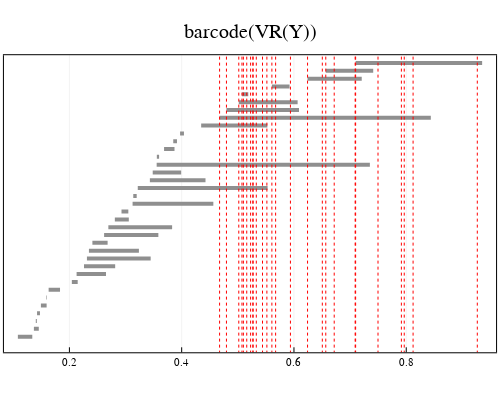

The code cell stored with this chart in its notebook:
### Markdown cell above
Plot all values of `extension["nontrivial_pY"]` on the target barcode $\text{BC}_k(Y^{\bullet})$.

### Code cell
plot_pY(extension_pca, lw = 4)

### Figure 1 — Plotly figure (JSON) as saved in the notebook; plotly's stock layout.template omitted (floating-point values rounded to 4 significant figures)
{"data": [{"colorbar": {"title": ""}, "hoverinfo": "text", "legendgroup": "y1", "line": {"color": "rgba(143, 143, 143, 1.000)", "dash": "solid", "shape": "linear", "width": 4}, "mode": "lines", "name": "y1", "showlegend": true, "text": ["class 9", "class 9"], "type": "scatter", "x": [0.1082, 0.1339], "xaxis": "x1", "y": [1, 1], "yaxis": "y1", "zmax": null, "zmin": null}, {"colorbar": {"title": ""}, "hoverinfo": "text", "legendgroup": "y2", "line": {"color": "rgba(143, 143, 143, 1.000)", "dash": "solid", "shape": "linear", "width": 4}, "mode": "lines", "name": "y2", "showlegend": true, "text": ["class 10", "class 10"], "type": "scatter", "x": [0.1367, 0.1455], "xaxis": "x1", "y": [2, 2], "yaxis": "y1", "zmax": null, "zmin": null}, {"colorbar": {"title": ""}, "hoverinfo": "text", "legendgroup": "y3", "line": {"color": "rgba(143, 143, 143, 1.000)", "dash": "solid", "shape": "linear", "width": 4}, "mode": "lines", "name": "y3", "showlegend": true, "text": ["class 1", "class 1"], "type": "scatter", "x": [0.1401, 0.142], "xaxis": "x1", "y": [3, 3], "yaxis": "y1", "zmax": null, "zmin": null}, {"colorbar": {"title": ""}, "hoverinfo": "text", "legendgroup": "y4", "line": {"color": "rgba(143, 143, 143, 1.000)", "dash": "solid", "shape": "linear", "width": 4}, "mode": "lines", "name": "y4", "showlegend": true, "text": ["class 2", "class 2"], "type": "scatter", "x": [0.1424, 0.1476], "xaxis": "x1", "y": [4, 4], "yaxis": "y1", "zmax": null, "zmin": null}, {"colorbar": {"title": ""}, "hoverinfo": "text", "legendgroup": "y5", "line": {"color": "rgba(143, 143, 143, 1.000)", "dash": "solid", "shape": "linear", "width": 4}, "mode": "lines", "name": "y5", "showlegend": true, "text": ["class 11", "class 11"], "type": "scatter", "x": [0.1492, 0.1594], "xaxis": "x1", "y": [5, 5], "yaxis": "y1", "zmax": null, "zmin": null}, {"colorbar": {"title": ""}, "hoverinfo": "text", "legendgroup": "y6", "line": {"color": "rgba(143, 143, 143, 1.000)", "dash": "solid", "shape": "linear", "width": 4}, "mode": "lines", "name": "y6", "showlegend": true, "text": ["class 12", "class 12"], "type": "scatter", "x": [0.1583, 0.1593], "xaxis": "x1", "y": [6, 6], "yaxis": "y1", "zmax": null, "zmin": null}, {"colorbar": {"title": ""}, "hoverinfo": "text", "legendgroup": "y7", "line": {"color": "rgba(143, 143, 143, 1.000)", "dash": "solid", "shape": "linear", "width": 4}, "mode": "lines", "name": "y7", "showlegend": true, "text": ["class 3", "class 3"], "type": "scatter", "x": [0.163, 0.1833], "xaxis": "x1", "y": [7, 7], "yaxis": "y1", "zmax": null, "zmin": null}, {"colorbar": {"title": ""}, "hoverinfo": "text", "legendgroup": "y8", "line": {"color": "rgba(143, 143, 143, 1.000)", "dash": "solid", "shape": "linear", "width": 4}, "mode": "lines", "name": "y8", "showlegend": true, "text": ["class 4", "class 4"], "type": "scatter", "x": [0.2043, 0.2148], "xaxis": "x1", "y": [8, 8], "yaxis": "y1", "zmax": null, "zmin": null}, {"colorbar": {"title": ""}, "hoverinfo": "text", "legendgroup": "y9", "line": {"color": "rgba(143, 143, 143, 1.000)", "dash": "solid", "shape": "linear", "width": 4}, "mode": "lines", "name": "y9", "showlegend": true, "text": ["class 13", "class 13"], "type": "scatter", "x": [0.2128, 0.2652], "xaxis": "x1", "y": [9, 9], "yaxis": "y1", "zmax": null, "zmin": null}, {"colorbar": {"title": ""}, "hoverinfo": "text", "legendgroup": "y10", "line": {"color": "rgba(143, 143, 143, 1.000)", "dash": "solid", "shape": "linear", "width": 4}, "mode": "lines", "name": "y10", "showlegend": true, "text": ["class 14", "class 14"], "type": "scatter", "x": [0.226, 0.2815], "xaxis": "x1", "y": [10, 10], "yaxis": "y1", "zmax": null, "zmin": null}, {"colorbar": {"title": ""}, "hoverinfo": "text", "legendgroup": "y11", "line": {"color": "rgba(143, 143, 143, 1.000)", "dash": "solid", "shape": "linear", "width": 4}, "mode": "lines", "name": "y11", "showlegend": true, "text": ["class 15", "class 15"], "type": "scatter", "x": [0.2312, 0.3447], "xaxis": "x1", "y": [11, 11], "yaxis": "y1", "zmax": null, "zmin": null}, {"colorbar": {"title": ""}, "hoverinfo": "text", "legendgroup": "y12", "line": {"color": "rgba(143, 143, 143, 1.000)", "dash": "solid", "shape": "linear", "width": 4}, "mode": "lines", "name": "y12", "showlegend": true, "text": ["class 16", "class 16"], "type": "scatter", "x": [0.2348, 0.3238], "xaxis": "x1", "y": [12, 12], "yaxis": "y1", "zmax": null, "zmin": null}, {"colorbar": {"title": ""}, "hoverinfo": "text", "legendgroup": "y13", "line": {"color": "rgba(143, 143, 143, 1.000)", "dash": "solid", "shape": "linear", "width": 4}, "mode": "lines", "name": "y13", "showlegend": true, "text": ["class 17", "class 17"], "type": "scatter", "x": [0.2409, 0.268], "xaxis": "x1", "y": [13, 13], "yaxis": "y1", "zmax": null, "zmin": null}, {"colorbar": {"title": ""}, "hoverinfo": "text", "legendgroup": "y14", "line": {"color": "rgba(143, 143, 143, 1.000)", "dash": "solid", "shape": "linear", "width": 4}, "mode": "lines", "name": "y14", "showlegend": true, "text": ["class 18", "class 18"], "type": "scatter", "x": [0.2618, 0.3584], "xaxis": "x1", "y": [14, 14], "yaxis": "y1", "zmax": null, "zmin": null}, {"colorbar": {"title": ""}, "hoverinfo": "text", "legendgroup": "y15", "line": {"color": "rgba(143, 143, 143, 1.000)", "dash": "solid", "shape": "linear", "width": 4}, "mode": "lines", "name": "y15", "showlegend": true, "text": ["class 19", "class 19"], "type": "scatter", "x": [0.2694, 0.383], "xaxis": "x1", "y": [15, 15], "yaxis": "y1", "zmax": null, "zmin": null}, {"colorbar": {"title": ""}, "hoverinfo": "text", "legendgroup": "y16", "line": {"color": "rgba(143, 143, 143, 1.000)", "dash": "solid", "shape": "linear", "width": 4}, "mode": "lines", "name": "y16", "showlegend": true, "text": ["class 5", "class 5"], "type": "scatter", "x": [0.2809, 0.3058], "xaxis": "x1", "y": [16, 16], "yaxis": "y1", "zmax": null, "zmin": null}, {"colorbar": {"title": ""}, "hoverinfo": "text", "legendgroup": "y17", "line": {"color": "rgba(143, 143, 143, 1.000)", "dash": "solid", "shape": "linear", "width": 4}, "mode": "lines", "name": "y17", "showlegend": true, "text": ["class 20", "class 20"], "type": "scatter", "x": [0.2928, 0.3049], "xaxis": "x1", "y": [17, 17], "yaxis": "y1", "zmax": null, "zmin": null}, {"colorbar": {"title": ""}, "hoverinfo": "text", "legendgroup": "y18", "line": {"color": "rgba(143, 143, 143, 1.000)", "dash": "solid", "shape": "linear", "width": 4}, "mode": "lines", "name": "y18", "showlegend": true, "text": ["class 21", "class 21"], "type": "scatter", "x": [0.3126, 0.4564], "xaxis": "x1", "y": [18, 18], "yaxis": "y1", "zmax": null, "zmin": null}, {"colorbar": {"title": ""}, "hoverinfo": "text", "legendgroup": "y19", "line": {"color": "rgba(143, 143, 143, 1.000)", "dash": "solid", "shape": "linear", "width": 4}, "mode": "lines", "name": "y19", "showlegend": true, "text": ["class 22", "class 22"], "type": "scatter", "x": [0.3138, 0.3198], "xaxis": "x1", "y": [19, 19], "yaxis": "y1", "zmax": null, "zmin": null}, {"colorbar": {"title": ""}, "hoverinfo": "text", "legendgroup": "y20", "line": {"color": "rgba(143, 143, 143, 1.000)", "dash": "solid", "shape": "linear", "width": 4}, "mode": "lines", "name": "y20", "showlegend": true, "text": ["class 34", "class 34"], "type": "scatter", "x": [0.3218, 0.553], "xaxis": "x1", "y": [20, 20], "yaxis": "y1", "zmax": null, "zmin": null}, {"colorbar": {"title": ""}, "hoverinfo": "text", "legendgroup": "y21", "line": {"color": "rgba(143, 143, 143, 1.000)", "dash": "solid", "shape": "linear", "width": 4}, "mode": "lines", "name": "y21", "showlegend": true, "text": ["class 23", "class 23"], "type": "scatter", "x": [0.3433, 0.4424], "xaxis": "x1", "y": [21, 21], "yaxis": "y1", "zmax": null, "zmin": null}, {"colorbar": {"title": ""}, "hoverinfo": "text", "legendgroup": "y22", "line": {"color": "rgba(143, 143, 143, 1.000)", "dash": "solid", "shape": "linear", "width": 4}, "mode": "lines", "name": "y22", "showlegend": true, "text": ["class 32", "class 32"], "type": "scatter", "x": [0.3484, 0.3991], "xaxis": "x1", "y": [22, 22], "yaxis": "y1", "zmax": null, "zmin": null}, {"colorbar": {"title": ""}, "hoverinfo": "text", "legendgroup": "y23", "line": {"color": "rgba(143, 143, 143, 1.000)", "dash": "solid", "shape": "linear", "width": 4}, "mode": "lines", "name": "y23", "showlegend": true, "text": ["class 36", "class 36"], "type": "scatter", "x": [0.3554, 0.7352], "xaxis": "x1", "y": [23, 23], "yaxis": "y1", "zmax": null, "zmin": null}, {"colorbar": {"title": ""}, "hoverinfo": "text", "legendgroup": "y24", "line": {"color": "rgba(143, 143, 143, 1.000)", "dash": "solid", "shape": "linear", "width": 4}, "mode": "lines", "name": "y24", "showlegend": true, "text": ["class 24", "class 24"], "type": "scatter", "x": [0.3557, 0.3598], "xaxis": "x1", "y": [24, 24], "yaxis": "y1", "zmax": null, "zmin": null}, {"colorbar": {"title": ""}, "hoverinfo": "text", "legendgroup": "y25", "line": {"color": "rgba(143, 143, 143, 1.000)", "dash": "solid", "shape": "linear", "width": 4}, "mode": "lines", "name": "y25", "showlegend": true, "text": ["class 6", "class 6"], "type": "scatter", "x": [0.3686, 0.3872], "xaxis": "x1", "y": [25, 25], "yaxis": "y1", "zmax": null, "zmin": null}, {"colorbar": {"title": ""}, "hoverinfo": "text", "legendgroup": "y26", "line": {"color": "rgba(143, 143, 143, 1.000)", "dash": "solid", "shape": "linear", "width": 4}, "mode": "lines", "name": "y26", "showlegend": true, "text": ["class 25", "class 25"], "type": "scatter", "x": [0.385, 0.3916], "xaxis": "x1", "y": [26, 26], "yaxis": "y1", "zmax": null, "zmin": null}, {"colorbar": {"title": ""}, "hoverinfo": "text", "legendgroup": "y27", "line": {"color": "rgba(143, 143, 143, 1.000)", "dash": "solid", "shape": "linear", "width": 4}, "mode": "lines", "name": "y27", "showlegend": true, "text": ["class 7", "class 7"], "type": "scatter", "x": [0.3972, 0.4041], "xaxis": "x1", "y": [27, 27], "yaxis": "y1", "zmax": null, "zmin": null}, {"colorbar": {"title": ""}, "hoverinfo": "text", "legendgroup": "y28", "line": {"color": "rgba(143, 143, 143, 1.000)", "dash": "solid", "shape": "linear", "width": 4}, "mode": "lines", "name": "y28", "showlegend": true, "text": ["class 26", "class 26"], "type": "scatter", "x": [0.4347, 0.5526], "xaxis": "x1", "y": [28, 28], "yaxis": "y1", "zmax": null, "zmin": null}, {"colorbar": {"title": ""}, "hoverinfo": "text", "legendgroup": "y29", "line": {"color": "rgba(143, 143, 143, 1.000)", "dash": "solid", "shape": "linear", "width": 4}, "mode": "lines", "name": "y29", "showlegend": true, "text": ["class 27", "class 27"], "type": "scatter", "x": [0.4675, 0.8438], "xaxis": "x1", "y": [29, 29], "yaxis": "y1", "zmax": null, "zmin": null}, {"colorbar": {"title": ""}, "hoverinfo": "text", "legendgroup": "y30", "line": {"color": "rgba(143, 143, 143, 1.000)", "dash": "solid", "shape": "linear", "width": 4}, "mode": "lines", "name": "y30", "showlegend": true, "text": ["class 35", "class 35"], "type": "scatter", "x": [0.4797, 0.609], "xaxis": "x1", "y": [30, 30], "yaxis": "y1", "zmax": null, "zmin": null}, {"colorbar": {"title": ""}, "hoverinfo": "text", "legendgroup": "y31", "line": {"color": "rgba(143, 143, 143, 1.000)", "dash": "solid", "shape": "linear", "width": 4}, "mode": "lines", "name": "y31", "showlegend": true, "text": ["class 33", "class 33"], "type": "scatter", "x": [0.5017, 0.6065], "xaxis": "x1", "y": [31, 31], "yaxis": "y1", "zmax": null, "zmin": null}, {"colorbar": {"title": ""}, "hoverinfo": "text", "legendgroup": "y32", "line": {"color": "rgba(143, 143, 143, 1.000)", "dash": "solid", "shape": "linear", "width": 4}, "mode": "lines", "name": "y32", "showlegend": true, "text": ["class 8", "class 8"], "type": "scatter", "x": [0.5074, 0.5186], "xaxis": "x1", "y": [32, 32], "yaxis": "y1", "zmax": null, "zmin": null}, {"colorbar": {"title": ""}, "hoverinfo": "text", "legendgroup": "y33", "line": {"color": "rgba(143, 143, 143, 1.000)", "dash": "solid", "shape": "linear", "width": 4}, "mode": "lines", "name": "y33", "showlegend": true, "text": ["class 28", "class 28"], "type": "scatter", "x": [0.5607, 0.5922], "xaxis": "x1", "y": [33, 33], "yaxis": "y1", "zmax": null, "zmin": null}, {"colorbar": {"title": ""}, "hoverinfo": "text", "legendgroup": "y34", "line": {"color": "rgba(143, 143, 143, 1.000)", "dash": "solid", "shape": "linear", "width": 4}, "mode": "lines", "name": "y34", "showlegend": true, "text": ["class 29", "class 29"], "type": "scatter", "x": [0.6242, 0.7207], "xaxis": "x1", "y": [34, 34], "yaxis": "y1", "zmax": null, "zmin": null}, {"colorbar": {"title": ""}, "hoverinfo": "text", "legendgroup": "y35", "line": {"color": "rgba(143, 143, 143, 1.000)", "dash": "solid", "shape": "linear", "width": 4}, "mode": "lines", "name": "y35", "showlegend": true, "text": ["class 30", "class 30"], "type": "scatter", "x": [0.6567, 0.7412], "xaxis": "x1", "y": [35, 35], "yaxis": "y1", "zmax": null, "zmin": null}, {"colorbar": {"title": ""}, "hoverinfo": "text", "legendgroup": "y36", "line": {"color": "rgba(143, 143, 143, 1.000)", "dash": "solid", "shape": "linear", "width": 4}, "mode": "lines", "name": "y36", "showlegend": true, "text": ["class 31", "class 31"], "type": "scatter", "x": [0.7099, 0.9352], "xaxis": "x1", "y": [36, 36], "yaxis": "y1", "zmax": null, "zmin": null}, {"colorbar": {"title": ""}, "legendgroup": "y37", "line": {"color": "rgba(255, 0, 0, 1.000)", "dash": "dot", "shape": "linear", "width": 1}, "mode": "lines", "name": "y37", "showlegend": true, "type": "scatter", "x": [0.4675, 0.4675], "xaxis": "x1", "y": [-3801, 3837], "yaxis": "y1", "zmax": null, "zmin": null}, {"colorbar": {"title": ""}, "legendgroup": "y37", "line": {"color": "rgba(255, 0, 0, 1.000)", "dash": "dot", "shape": "linear", "width": 1}, "mode": "lines", "name": "y37", "showlegend": false, "type": "scatter", "x": [0.4797, 0.4797], "xaxis": "x1", "y": [-3801, 3837], "yaxis": "y1", "zmax": null, "zmin": null}, {"colorbar": {"title": ""}, "legendgroup": "y37", "line": {"color": "rgba(255, 0, 0, 1.000)", "dash": "dot", "shape": "linear", "width": 1}, "mode": "lines", "name": "y37", "showlegend": false, "type": "scatter", "x": [0.5017, 0.5017], "xaxis": "x1", "y": [-3801, 3837], "yaxis": "y1", "zmax": null, "zmin": null}, {"colorbar": {"title": ""}, "legendgroup": "y37", "line": {"color": "rgba(255, 0, 0, 1.000)", "dash": "dot", "shape": "linear", "width": 1}, "mode": "lines", "name": "y37", "showlegend": false, "type": "scatter", "x": [0.5074, 0.5074], "xaxis": "x1", "y": [-3801, 3837], "yaxis": "y1", "zmax": null, "zmin": null}, {"colorbar": {"title": ""}, "legendgroup": "y37", "line": {"color": "rgba(255, 0, 0, 1.000)", "dash": "dot", "shape": "linear", "width": 1}, "mode": "lines", "name": "y37", "showlegend": false, "type": "scatter", "x": [0.5099, 0.5099], "xaxis": "x1", "y": [-3801, 3837], "yaxis": "y1", "zmax": null, "zmin": null}, {"colorbar": {"title": ""}, "legendgroup": "y37", "line": {"color": "rgba(255, 0, 0, 1.000)", "dash": "dot", "shape": "linear", "width": 1}, "mode": "lines", "name": "y37", "showlegend": false, "type": "scatter", "x": [0.5159, 0.5159], "xaxis": "x1", "y": [-3801, 3837], "yaxis": "y1", "zmax": null, "zmin": null}, {"colorbar": {"title": ""}, "legendgroup": "y37", "line": {"color": "rgba(255, 0, 0, 1.000)", "dash": "dot", "shape": "linear", "width": 1}, "mode": "lines", "name": "y37", "showlegend": false, "type": "scatter", "x": [0.5228, 0.5228], "xaxis": "x1", "y": [-3801, 3837], "yaxis": "y1", "zmax": null, "zmin": null}, {"colorbar": {"title": ""}, "legendgroup": "y37", "line": {"color": "rgba(255, 0, 0, 1.000)", "dash": "dot", "shape": "linear", "width": 1}, "mode": "lines", "name": "y37", "showlegend": false, "type": "scatter", "x": [0.5268, 0.5268], "xaxis": "x1", "y": [-3801, 3837], "yaxis": "y1", "zmax": null, "zmin": null}, {"colorbar": {"title": ""}, "legendgroup": "y37", "line": {"color": "rgba(255, 0, 0, 1.000)", "dash": "dot", "shape": "linear", "width": 1}, "mode": "lines", "name": "y37", "showlegend": false, "type": "scatter", "x": [0.5272, 0.5272], "xaxis": "x1", "y": [-3801, 3837], "yaxis": "y1", "zmax": null, "zmin": null}, {"colorbar": {"title": ""}, "legendgroup": "y37", "line": {"color": "rgba(255, 0, 0, 1.000)", "dash": "dot", "shape": "linear", "width": 1}, "mode": "lines", "name": "y37", "showlegend": false, "type": "scatter", "x": [0.5329, 0.5329], "xaxis": "x1", "y": [-3801, 3837], "yaxis": "y1", "zmax": null, "zmin": null}, {"colorbar": {"title": ""}, "legendgroup": "y37", "line": {"color": "rgba(255, 0, 0, 1.000)", "dash": "dot", "shape": "linear", "width": 1}, "mode": "lines", "name": "y37", "showlegend": false, "type": "scatter", "x": [0.544, 0.544], "xaxis": "x1", "y": [-3801, 3837], "yaxis": "y1", "zmax": null, "zmin": null}, {"colorbar": {"title": ""}, "legendgroup": "y37", "line": {"color": "rgba(255, 0, 0, 1.000)", "dash": "dot", "shape": "linear", "width": 1}, "mode": "lines", "name": "y37", "showlegend": false, "type": "scatter", "x": [0.5518, 0.5518], "xaxis": "x1", "y": [-3801, 3837], "yaxis": "y1", "zmax": null, "zmin": null}, {"colorbar": {"title": ""}, "legendgroup": "y37", "line": {"color": "rgba(255, 0, 0, 1.000)", "dash": "dot", "shape": "linear", "width": 1}, "mode": "lines", "name": "y37", "showlegend": false, "type": "scatter", "x": [0.5607, 0.5607], "xaxis": "x1", "y": [-3801, 3837], "yaxis": "y1", "zmax": null, "zmin": null}, {"colorbar": {"title": ""}, "legendgroup": "y37", "line": {"color": "rgba(255, 0, 0, 1.000)", "dash": "dot", "shape": "linear", "width": 1}, "mode": "lines", "name": "y37", "showlegend": false, "type": "scatter", "x": [0.5673, 0.5673], "xaxis": "x1", "y": [-3801, 3837], "yaxis": "y1", "zmax": null, "zmin": null}, {"colorbar": {"title": ""}, "legendgroup": "y37", "line": {"color": "rgba(255, 0, 0, 1.000)", "dash": "dot", "shape": "linear", "width": 1}, "mode": "lines", "name": "y37", "showlegend": false, "type": "scatter", "x": [0.5937, 0.5937], "xaxis": "x1", "y": [-3801, 3837], "yaxis": "y1", "zmax": null, "zmin": null}, {"colorbar": {"title": ""}, "legendgroup": "y37", "line": {"color": "rgba(255, 0, 0, 1.000)", "dash": "dot", "shape": "linear", "width": 1}, "mode": "lines", "name": "y37", "showlegend": false, "type": "scatter", "x": [0.6242, 0.6242], "xaxis": "x1", "y": [-3801, 3837], "yaxis": "y1", "zmax": null, "zmin": null}, {"colorbar": {"title": ""}, "legendgroup": "y37", "line": {"color": "rgba(255, 0, 0, 1.000)", "dash": "dot", "shape": "linear", "width": 1}, "mode": "lines", "name": "y37", "showlegend": false, "type": "scatter", "x": [0.6505, 0.6505], "xaxis": "x1", "y": [-3801, 3837], "yaxis": "y1", "zmax": null, "zmin": null}, {"colorbar": {"title": ""}, "legendgroup": "y37", "line": {"color": "rgba(255, 0, 0, 1.000)", "dash": "dot", "shape": "linear", "width": 1}, "mode": "lines", "name": "y37", "showlegend": false, "type": "scatter", "x": [0.6567, 0.6567], "xaxis": "x1", "y": [-3801, 3837], "yaxis": "y1", "zmax": null, "zmin": null}, {"colorbar": {"title": ""}, "legendgroup": "y37", "line": {"color": "rgba(255, 0, 0, 1.000)", "dash": "dot", "shape": "linear", "width": 1}, "mode": "lines", "name": "y37", "showlegend": false, "type": "scatter", "x": [0.6717, 0.6717], "xaxis": "x1", "y": [-3801, 3837], "yaxis": "y1", "zmax": null, "zmin": null}, {"colorbar": {"title": ""}, "legendgroup": "y37", "line": {"color": "rgba(255, 0, 0, 1.000)", "dash": "dot", "shape": "linear", "width": 1}, "mode": "lines", "name": "y37", "showlegend": false, "type": "scatter", "x": [0.709, 0.709], "xaxis": "x1", "y": [-3801, 3837], "yaxis": "y1", "zmax": null, "zmin": null}, {"colorbar": {"title": ""}, "legendgroup": "y37", "line": {"color": "rgba(255, 0, 0, 1.000)", "dash": "dot", "shape": "linear", "width": 1}, "mode": "lines", "name": "y37", "showlegend": false, "type": "scatter", "x": [0.7099, 0.7099], "xaxis": "x1", "y": [-3801, 3837], "yaxis": "y1", "zmax": null, "zmin": null}, {"colorbar": {"title": ""}, "legendgroup": "y37", "line": {"color": "rgba(255, 0, 0, 1.000)", "dash": "dot", "shape": "linear", "width": 1}, "mode": "lines", "name": "y37", "showlegend": false, "type": "scatter", "x": [0.7497, 0.7497], "xaxis": "x1", "y": [-3801, 3837], "yaxis": "y1", "zmax": null, "zmin": null}, {"colorbar": {"title": ""}, "legendgroup": "y37", "line": {"color": "rgba(255, 0, 0, 1.000)", "dash": "dot", "shape": "linear", "width": 1}, "mode": "lines", "name": "y37", "showlegend": false, "type": "scatter", "x": [0.7913, 0.7913], "xaxis": "x1", "y": [-3801, 3837], "yaxis": "y1", "zmax": null, "zmin": null}, {"colorbar": {"title": ""}, "legendgroup": "y37", "line": {"color": "rgba(255, 0, 0, 1.000)", "dash": "dot", "shape": "linear", "width": 1}, "mode": "lines", "name": "y37", "showlegend": false, "type": "scatter", "x": [0.7965, 0.7965], "xaxis": "x1", "y": [-3801, 3837], "yaxis": "y1", "zmax": null, "zmin": null}, {"colorbar": {"title": ""}, "legendgroup": "y37", "line": {"color": "rgba(255, 0, 0, 1.000)", "dash": "dot", "shape": "linear", "width": 1}, "mode": "lines", "name": "y37", "showlegend": false, "type": "scatter", "x": [0.8122, 0.8122], "xaxis": "x1", "y": [-3801, 3837], "yaxis": "y1", "zmax": null, "zmin": null}, {"colorbar": {"title": ""}, "legendgroup": "y37", "line": {"color": "rgba(255, 0, 0, 1.000)", "dash": "dot", "shape": "linear", "width": 1}, "mode": "lines", "name": "y37", "showlegend": false, "type": "scatter", "x": [0.9266, 0.9266], "xaxis": "x1", "y": [-3801, 3837], "yaxis": "y1", "zmax": null, "zmin": null}], "layout": {"annotations": [{"font": {"color": "rgba(0, 0, 0, 1.000)", "family": "sans-serif", "size": 20}, "rotation": 0, "showarrow": false, "text": "barcode(VR(Y))", "x": 0.5, "xanchor": "center", "xref": "paper", "y": 1, "yanchor": "top", "yref": "paper"}], "height": 400, "margin": {"b": 20, "l": 0, "r": 0, "t": 20}, "paper_bgcolor": "rgba(255, 255, 255, 1.000)", "plot_bgcolor": "rgba(255, 255, 255, 1.000)", "showlegend": false, "width": 500, "xaxis": {"anchor": "y1", "domain": [0.007874, 0.9921], "gridcolor": "rgba(0, 0, 0, 0.100)", "gridwidth": 0.5, "linecolor": "rgba(0, 0, 0, 1.000)", "mirror": true, "range": [0.08337, 0.96], "showgrid": true, "showline": true, "showticklabels": true, "tickangle": 0, "tickcolor": "rgb(0, 0, 0)", "tickfont": {"color": "rgba(0, 0, 0, 1.000)", "family": "sans-serif", "size": 11}, "tickmode": "array", "ticks": "inside", "ticktext": ["0.2", "0.4", "0.6", "0.8"], "tickvals": [0.2, 0.4, 0.6, 0.8], "title": "", "titlefont": {"color": "rgba(0, 0, 0, 1.000)", "family": "sans-serif", "size": 15}, "type": "-", "visible": true, "zeroline": false, "zerolinecolor": "rgba(0, 0, 0, 1.000)"}, "yaxis": {"anchor": "x1", "domain": [0.07699, 0.9022], "gridcolor": "rgba(0, 0, 0, 0.100)", "gridwidth": 0.5, "linecolor": "rgba(0, 0, 0, 1.000)", "mirror": true, "range": [-1, 37], "showgrid": true, "showline": true, "showticklabels": true, "tickangle": 0, "tickcolor": "rgb(0, 0, 0)", "tickfont": {"color": "rgba(0, 0, 0, 1.000)", "family": "sans-serif", "size": 11}, "tickmode": "array", "ticks": "inside", "ticktext": [], "tickvals": [], "title": "", "titlefont": {"color": "rgba(0, 0, 0, 1.000)", "family": "sans-serif", "size": 15}, "type": "-", "visible": true, "zeroline": false, "zerolinecolor": "rgba(0, 0, 0, 1.000)"}}}
